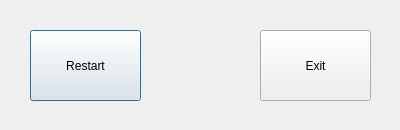
<?xml version="1.0" encoding="UTF-8"?>
<ui version="4.0">
 <class>DialogConfirmationWindow</class>
 <widget class="QDialog" name="DialogConfirmationWindow">
  <property name="geometry">
   <rect>
    <x>0</x>
    <y>0</y>
    <width>400</width>
    <height>130</height>
   </rect>
  </property>
  <property name="windowTitle">
   <string>Dialog</string>
  </property>
  <widget class="QPushButton" name="pushButtonRestart">
   <property name="geometry">
    <rect>
     <x>30</x>
     <y>30</y>
     <width>111</width>
     <height>71</height>
    </rect>
   </property>
   <property name="text">
    <string>Restart</string>
   </property>
  </widget>
  <widget class="QPushButton" name="pushButtonExit">
   <property name="geometry">
    <rect>
     <x>260</x>
     <y>30</y>
     <width>111</width>
     <height>71</height>
    </rect>
   </property>
   <property name="text">
    <string>Exit</string>
   </property>
  </widget>
 </widget>
 <resources/>
 <connections/>
</ui>
